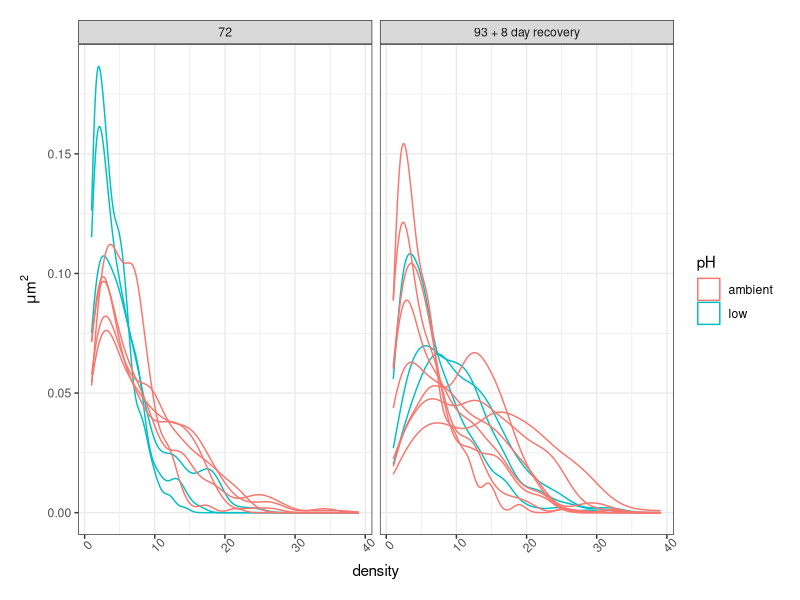
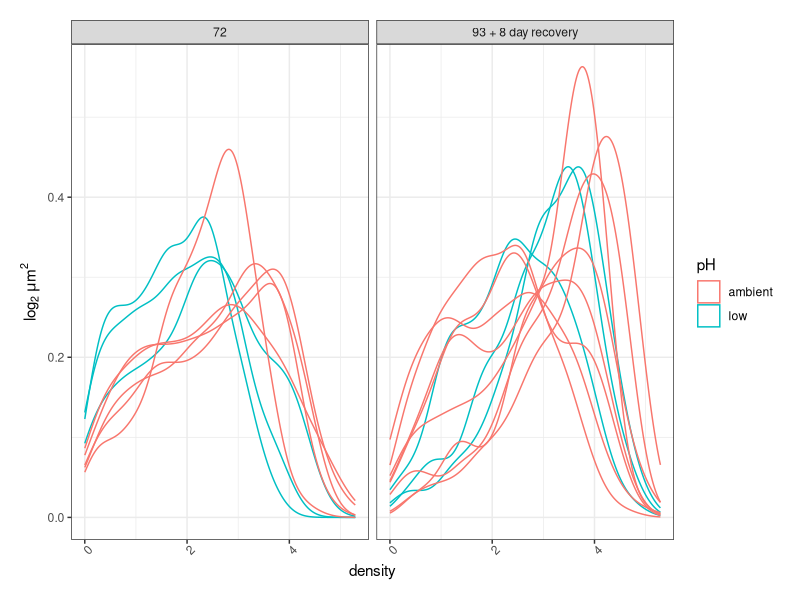
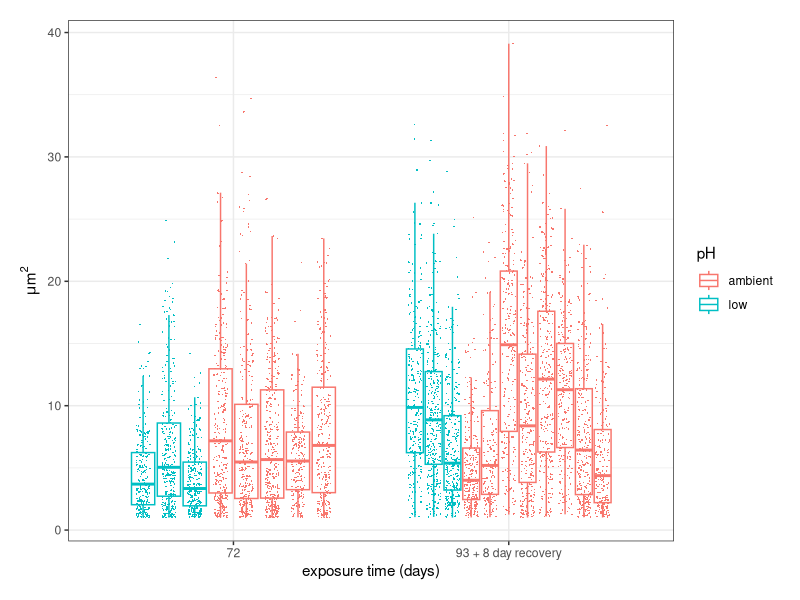
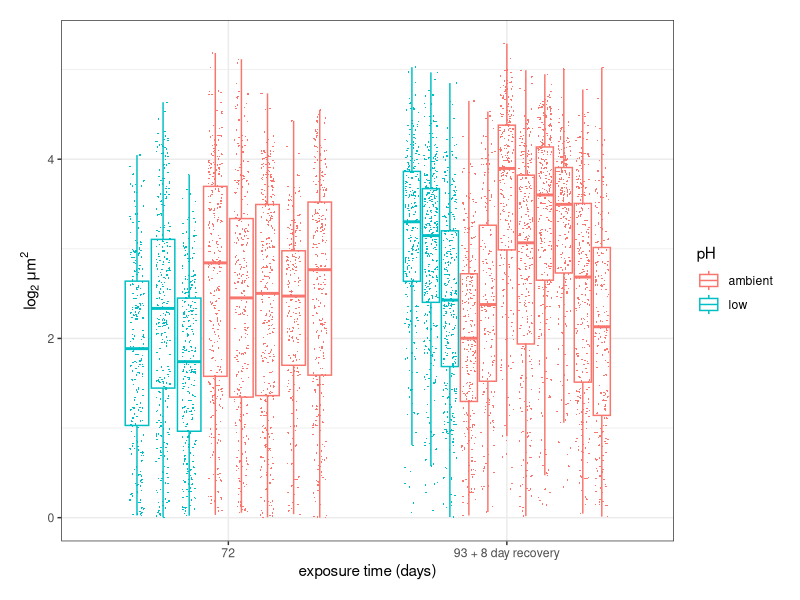
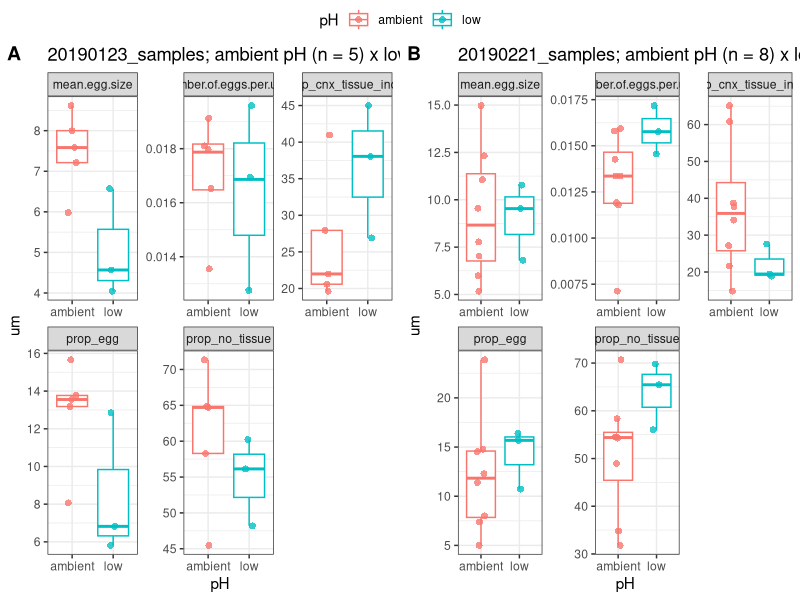
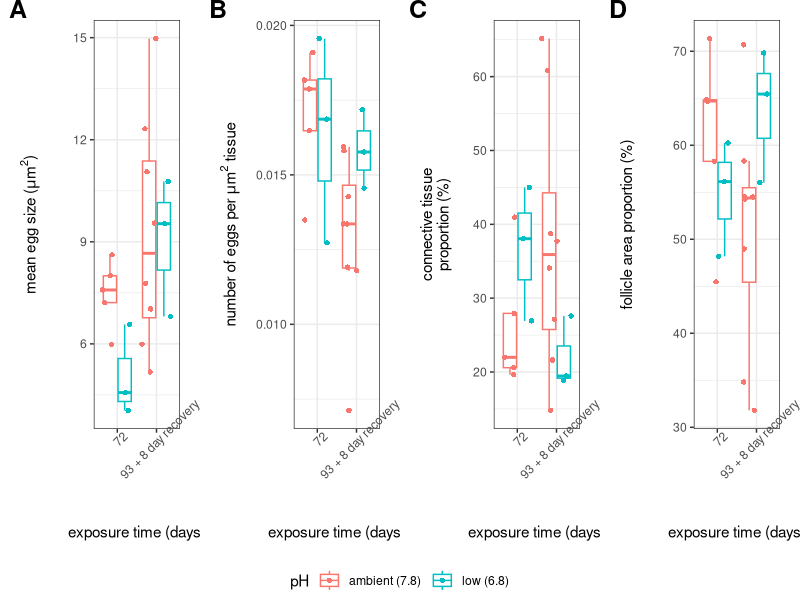

Generate these figures, in order, with R: (Note: this script raises an error after producing the figures.)
## ---- chunk 1
library(ggplot2)
library(ggpubr)
library(rstatix)
library(dplyr)
library(broom)
library(lme4)
## ---- chunk 2
female_data <- read.csv("../../data/histology/20200820_Female_Gonad_RESULTS.csv", stringsAsFactors = F,colClasses = c(rep("character",4),rep("numeric",7)))


egg_size <- read.csv("../../data/histology/Female_Gonad/egg_size.csv", stringsAsFactors = F, colClasses = c("character","character","numeric"))
## ---- chunk 3
#rename columns
colnames(egg_size) <- c("date", "sample_ID", "egg_size")

#merge egg size data with treatment info
egg_size_m <- merge(female_data[,c("date", "sample_ID","pH")], egg_size)

egg_size_m$date <- gsub("20190123", "72",egg_size_m$date)

egg_size_m$date <- gsub("20190221", "93 + 8 day recovery",egg_size_m$date)
## ---- chunk 4
#first check distribution
ggplot(data = egg_size_m,aes(x = egg_size, color = pH, group = sample_ID)) + geom_density() + theme_bw() + labs(x = "density", y = expression(paste(mu,"m"^2, sep = "")))+ theme(plot.margin = unit(c(rep(1,4)), "lines"), axis.text.x = element_text(angle = 45)) + facet_wrap(~date)

#it's left skewed so try log transformation
ggplot(data = egg_size_m,aes(x = log(egg_size,2), color = pH, group = sample_ID)) + geom_density() + theme_bw() + labs(x = "density", y = expression(paste(log[2]," ",mu,"m"^2, sep = "")))+ theme(plot.margin = unit(c(rep(1,4)), "lines"), axis.text.x = element_text(angle = 45)) + facet_wrap(~date)

#plot boxplots
ggplot(data = egg_size_m,aes(x = date, y = egg_size, color = pH, group = interaction(pH,date, sample_ID))) + geom_boxplot(outlier.shape = NA) + geom_point(pch = 16, size=0.2,position = position_jitterdodge(jitter.width = 0.05)) + theme_bw() + labs(x = "exposure time (days)", y = expression(paste(mu,"m"^2, sep = "")))+ theme(plot.margin = unit(c(rep(1,4)), "lines"))

#after log transformation
ggplot(data = egg_size_m,aes(x = date, y = log(egg_size,2), color = pH, group = interaction(pH,date, sample_ID))) + geom_boxplot(outlier.shape = NA) + geom_point(pch = 16, size=0.2,position = position_jitterdodge(jitter.width = 0.05)) + theme_bw() + labs(x = "exposure time (days)", y = expression(paste(log[2]," ",mu,"m"^2, sep = "")))+ theme(plot.margin = unit(c(rep(1,4)), "lines"))


summary(aov(log(egg_size,2) ~ pH * date, data = egg_size_m))

View(tidy(TukeyHSD(aov(log(egg_size,2) ~ pH * date, data = egg_size_m))))


## ---- chunk 5
female_data$prop_egg <- (female_data$egg.area..based.on.ind.eggs. / female_data$total.area..um.) *100

female_data$prop_no_tissue <- (female_data$no.tissue.area / female_data$total.area..um.) *100

female_data$prop_cnx_tissue_indve <- (female_data$connective.tissue.area..egg.based.on.indiv./ female_data$total.area..um.)*100

#create column for relative # of eggs
female_data$number.of.eggs.per.um2 <- (female_data$number.of.eggs/female_data$total.area..um.)


female_data$pH_date <- paste(female_data$date, female_data$pH, sep = "_")



## ---- chunk 6
female_data_STACKED <- tidyr::gather(female_data,"metric", "um", 5:(ncol(female_data)-1))

female_data_STACKED$um <- as.numeric(female_data_STACKED$um)
## ---- chunk 7
female_data_STACKED_filt <- female_data_STACKED[grep("prop|per|mean", female_data_STACKED$metric),]

## ---- chunk 8
female_data_STACKED_filt$pH <- as.factor(female_data_STACKED_filt$pH)

female_data_STACKED_filt$date <- as.factor(female_data_STACKED_filt$date)

female_data_STACKED_filt$metric <- as.factor(female_data_STACKED_filt$metric)



## ---- chunk 9

#plot january samples
#jpeg("20190123_boxplots.jpg", width = 6, height = 6, units = "in", res = 300)
a <- ggplot(data = female_data_STACKED_filt[which(female_data_STACKED_filt$date == "20190123"),],aes(x = pH, y = um, color = pH)) + geom_boxplot(outlier.shape = NA) + facet_wrap(~metric, scale = "free") + geom_jitter(alpha=0.8,shape =16,size = 2, position= position_jitter(0.1)) + theme_bw() + ggtitle("20190123_samples; ambient pH (n = 5) x low pH (n = 3)")
#dev.off()

#plot feb samples
#jpeg("20190221_boxplots.jpg", width = 6, height = 6, units = "in", res = 300)
b <- ggplot(data = female_data_STACKED_filt[which(female_data_STACKED_filt$date == "20190221"),],aes(x = pH, y = um, color = pH)) + geom_boxplot(outlier.shape = NA) + facet_wrap(~metric, scale = "free") + geom_jitter(alpha=0.8,shape =16,size = 2, position= position_jitter(0.1)) + theme_bw() + ggtitle("20190221_samples; ambient pH (n = 8) x low pH (n = 3)")
#dev.off()

jpeg("all_samples_boxplots.jpg", width = 12, height = 6, units = "in", res = 300)
ggpubr::ggarrange(a,b,labels = "AUTO", common.legend = T)
dev.off()

#plot all samples together
#jpeg("dates_combined_boxplots.jpg", width = 6, height = 6, units = "in", res = 300)
#ggplot(data = female_data_STACKED_filt,aes(x = pH, y = um)) +geom_boxplot(aes(color = pH), outlier.shape = NA) + facet_wrap(~metric, scale = "free") + geom_jitter(aes(color = pH),alpha = 0.8,shape =16, size = 2,position= position_jitter(0.2)) + theme_bw() + ggtitle("all samples; ambient pH (n = 13) x low pH (n = 6)")
#dev.off()
## ---- chunk 10
female_data_STACKED_filt$pH <- gsub("low", "low (6.8)", female_data_STACKED_filt$pH)

female_data_STACKED_filt$pH <- gsub("ambient", "ambient (7.8)", female_data_STACKED_filt$pH)

female_data_STACKED_filt$date <- gsub("20190123", "72",female_data_STACKED_filt$date)

female_data_STACKED_filt$date <- gsub("20190221", "93 + 8 day recovery",female_data_STACKED_filt$date)
## ---- chunk 11
c <- ggplot(data = female_data_STACKED_filt[which(female_data_STACKED_filt$metric == "mean.egg.size"),],aes(x = date, y = um, color = pH, group = interaction(pH,date))) + geom_boxplot(outlier.shape = NA) + geom_point(pch = 16, position = position_jitterdodge()) + theme_bw() + labs(x = "exposure time (days)", y = expression(paste("mean egg size (",mu,"m"^2,")", sep = "")))+ theme(plot.margin = unit(c(rep(1,4)), "lines"),, axis.text.x = element_text(angle = 45))

d <- ggplot(data = female_data_STACKED_filt[which(female_data_STACKED_filt$metric == "number.of.eggs.per.um2"),],aes(x = date, y = um, color = pH, group = interaction(pH,date))) + geom_boxplot(outlier.shape = NA) + geom_point(pch = 16, position = position_jitterdodge()) + theme_bw() + labs(x = "exposure time (days)", y = expression(paste("number of eggs per ",mu,"m"^2," tissue", sep = "")))+ theme(plot.margin = unit(c(rep(1,4)), "lines"),, axis.text.x = element_text(angle = 45))

e <- ggplot(data = female_data_STACKED_filt[which(female_data_STACKED_filt$metric == "prop_cnx_tissue_indve"),],aes(x = date, y = um, color = pH, group = interaction(pH,date))) + geom_boxplot(outlier.shape = NA) + geom_point(pch = 16, position = position_jitterdodge()) + theme_bw() + labs(x = "exposure time (days)", y = "connective tissue\nproportion (%)")+ theme(plot.margin = unit(c(rep(1,4)), "lines"),, axis.text.x = element_text(angle = 45))

f <- ggplot(data = female_data_STACKED_filt[which(female_data_STACKED_filt$metric == "prop_no_tissue"),],aes(x = date, y = um, color = pH, group = interaction(pH,date))) + geom_boxplot(outlier.shape = NA) + geom_point(pch = 16, position = position_jitterdodge()) + theme_bw() + labs(x = "exposure time (days)", y = "follicle area proportion (%)") + theme(plot.margin = unit(c(rep(1,4)), "lines"), axis.text.x = element_text(angle = 45))


jpeg("all_samples_boxplots_newlabs.jpg", width = 10, height = 3, units = "in", res = 300)

ggpubr::ggarrange(c,d,e,f, labels = "AUTO", vjust = 1,common.legend = T, nrow = 1,ncol = 4,legend = "bottom", font.label = c(size = 18), align = "hv")
dev.off()
## ---- chunk 12
## egg size test---------------------------------
#egg size normality with shapiro test
female_data_STACKED_filt %>% tidyr::pivot_wider(names_from = metric,values_from = um ) %>% shapiro_test(mean.egg.size)
#  variable      statistic     p
#  <chr>             <dbl> <dbl>
#1 mean.egg.size     0.951 0.407

#levene test
female_data_STACKED_filt %>% tidyr::pivot_wider(names_from = metric,values_from = um ) %>% levene_test(mean.egg.size~pH)
# A tibble: 1 x 4
#    df1   df2 statistic     p
#  <int> <int>     <dbl> <dbl>
#1     1    17  0.000532 0.982



#try a two way ANOVA for effects of pH and time
egg_size_pHxTIME <- aov(um~date*pH, data = female_data_STACKED_filt[which(female_data_STACKED_filt$metric=="mean.egg.size"),])

summary(egg_size_pHxTIME)
#            Df Sum Sq Mean Sq F value Pr(>F)  
#date         1  31.49  31.491   4.941  0.042 *
#pH           1   6.07   6.074   0.953  0.344  
#date:pH      1   4.97   4.974   0.780  0.391  
#Residuals   15  95.60   6.373

#try a 1way anova for time effect
egg_size_TIME  <- aov(um~date, data = female_data_STACKED_filt[which(female_data_STACKED_filt$metric=="mean.egg.size"),])

summary(egg_size_TIME)

#          Df Sum Sq Mean Sq F value Pr(>F)  
#date         1  31.49  31.491    5.02 0.0387 *
#Residuals   17 106.65   6.273                 
#---
#Signif. codes:  0 ‘***’ 0.001 ‘**’ 0.01 ‘*’ 0.05 ‘.’ 0.1 ‘ ’ 1


## Date has an effect

#Does pH have an effect?
egg_size_pH  <- aov(um~pH, data = female_data_STACKED_filt[which(female_data_STACKED_filt$metric=="mean.egg.size"),])

summary(egg_size_pH)
#            Df Sum Sq Mean Sq F value Pr(>F)
#pH           1   9.36   9.361   1.236  0.282
#Residuals   17 128.78   7.575     


#is there an effect of treatment at a specific time?
egg_size_jan_pH  <- aov(um~pH, data = female_data_STACKED_filt[which(female_data_STACKED_filt$metric=="mean.egg.size" & female_data_STACKED_filt$date == "20190123"),])

#yes there is 
summary(egg_size_jan_pH)
#            Df Sum Sq Mean Sq F value Pr(>F)  
#pH           1 10.963  10.963   8.825 0.0249 *
#Residuals    6  7.453   1.242                 
#---
#Signif. codes:  0 ‘***’ 0.001 ‘**’ 0.01 ‘*’ 0.05 ‘.’ 0.1 ‘ ’ 1

#BUT NOT in the Feb group
#summary(egg_size_feb_pH)
#            Df Sum Sq Mean Sq F value Pr(>F)
#pH           1   0.08   0.085   0.009  0.928
#Residuals    9  88.14   9.794

## ---- chunk 13

wt <- female_data_STACKED_filt %>% group_by(metric) %>% wilcox_test(um ~ pH )


glm_res <- female_data_STACKED_filt %>% group_by(metric) %>% do(glm_models = glm(um ~ pH*date, data = .))

full.lmer <-  female_data_STACKED_filt %>% group_by(metric) %>% do(lmer_models = lmer(um ~ pH*date + (1|tank), data = ., REML = F))


red.lmer <-  female_data_STACKED_filt %>% group_by(metric) %>% do(lmer_models = lmer(um ~ 1 + (1|tank), data = ., REML = F))

for(i in 1:length(full.lmer$metric)){
  a <- anova(red.lmer$lmer_models[[i]], full.lmer$lmer_models[[i]])
  print(a)
}


aov_res_summ <- broom::tidy(aov_res)

wt <- wt %>% add_xy_position(x = "pH")

bxp <- ggboxplot(female_data_STACKED_filt, x = "pH", y = "um", color = "pH",facet.by = "metric", scales = "free", add = "jitter") 

jpeg("dates_combined_boxplots_pvals.jpg", width = 6, height = 6, units = "in", res = 300)
bxp + stat_pvalue_manual(wt,bracket.nudge.y = -2,label = "{p}") + scale_y_continuous(expand = expansion(mult = c(0.05, 0.1)))
dev.off()


wwt <- female_data_STACKED_filt %>% group_by(date,metric) %>% do(broom::tidy(wilcox.test(um ~ pH,data = . )))



#run stats on all data regardless of date
wt <- female_data_STACKED_filt %>% group_by(metric) %>% do(broom::tidy(wilcox.test(um ~ pH,data = . )))


#run stats on all data regardless of date
Tt <- female_data_STACKED_filt %>% group_by(metric) %>% do(broom::tidy(t.test(um ~ pH,data = . )))

aovt <- female_data_STACKED_filt %>% group_by(metric) %>% do(broom::tidy(aov(um ~ pH,data = . )))

glmt <- female_data_STACKED_filt %>% group_by(metric) %>% do(broom::tidy(glm(um ~ pH,data = . )))

## ---- chunk 14
ggplot(data = female_data, aes(x = tank,y = perc_follicle_area, group = as.factor(tank), fill = pH)) + geom_violin(trim = FALSE) + geom_boxplot(width = 0.2) + geom_jitter(shape =16, position= position_jitter(0.1)) + ylab("follicle area (%)") + theme_bw()
## ---- chunk 15
model <- aov(perc_follicle_area ~ pH * tank, data = female_data)
summary(model)
## ---- chunk 16
ggplot(data = female_data, aes(x = pH,y = perc_egg_area, group = as.factor(pH), fill = pH)) + geom_violin(trim = FALSE) + geom_boxplot(width = 0.2) + geom_jitter(shape =16, position= position_jitter(0.1)) + ylab("egg area (%)") + theme_bw()
## ---- chunk 17
pH6.8 <- subset(female_data, pH == "6.8", perc_egg_area, drop = TRUE)
pHamb <- subset(female_data, pH == "amb", perc_egg_area, drop = TRUE)
wt <- wilcox.test(pH6.8, pHamb)
print(wt$p.value)
## ---- chunk 18
ggplot(data = female_data, aes(x = tank,y = perc_egg_area, group = as.factor(tank), fill = pH)) + geom_violin(trim = FALSE) + geom_boxplot(width = 0.2) + geom_jitter(shape =16, position= position_jitter(0.1)) + ylab("egg area (%)") + theme_bw()
## ---- chunk 19
model <- aov(perc_egg_area ~ pH * tank, data = female_data)
summary(model)
## ---- chunk 20
ggplot(data = female_data, aes(x = pH,y = follicle_egg_ratio, group = as.factor(pH), fill = pH)) + geom_violin(trim = FALSE) + geom_boxplot(width = 0.2) + geom_jitter(shape =16, position= position_jitter(0.1)) + ylab("egg:follicle ratio") + theme_bw()
## ---- chunk 21
pH6.8 <- subset(female_data, pH == "6.8", follicle_egg_ratio, drop = TRUE)
pHamb <- subset(female_data, pH == "amb", follicle_egg_ratio, drop = TRUE)
wt <- wilcox.test(pH6.8, pHamb)
print(wt$p.value)

## ---- chunk 22
ggplot(data = female_data, aes(x = tank,y = follicle_egg_ratio, group = as.factor(tank), fill = pH)) + geom_violin(trim = FALSE) + geom_boxplot(width = 0.2) + geom_jitter(shape =16, position= position_jitter(0.1)) + ylab("egg:follicle ratio") + theme_bw()
## ---- chunk 23
model <- aov(follicle_egg_ratio ~ pH * tank, data = female_data)
summary(model)
